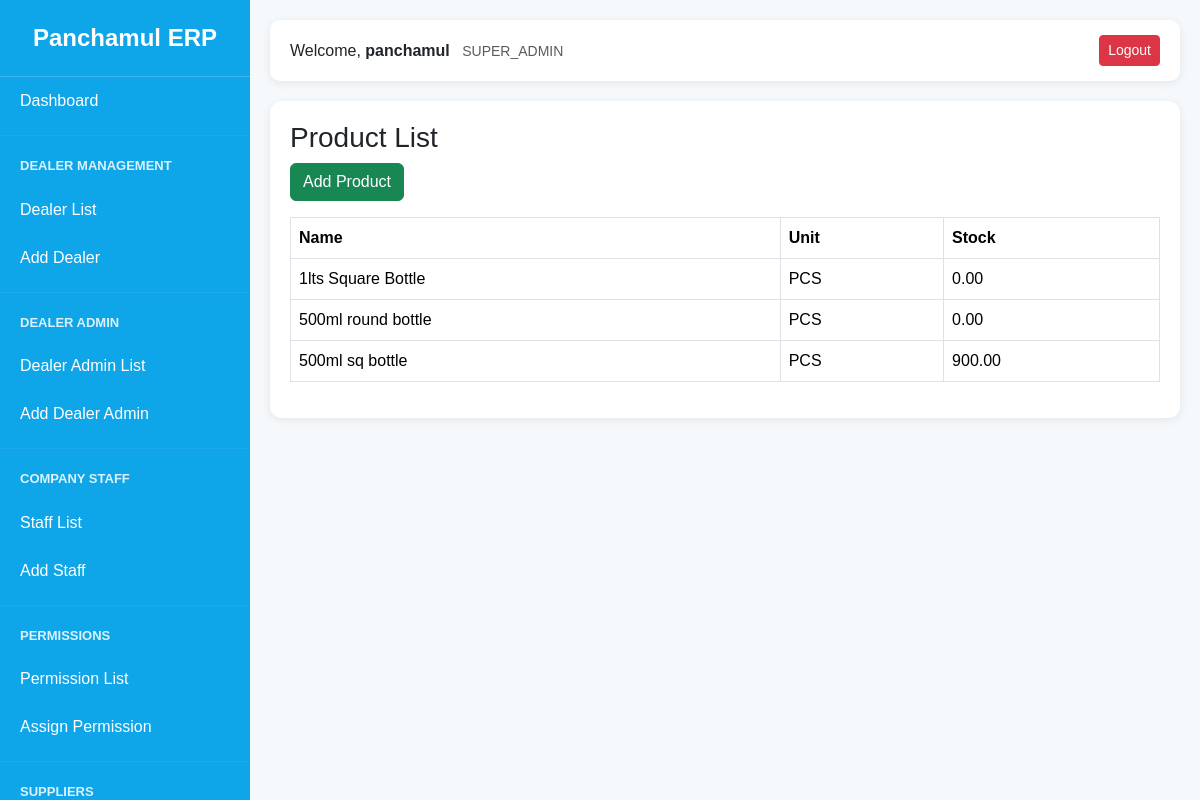
Before: /inventory/products/ (signed in) with the older database file.
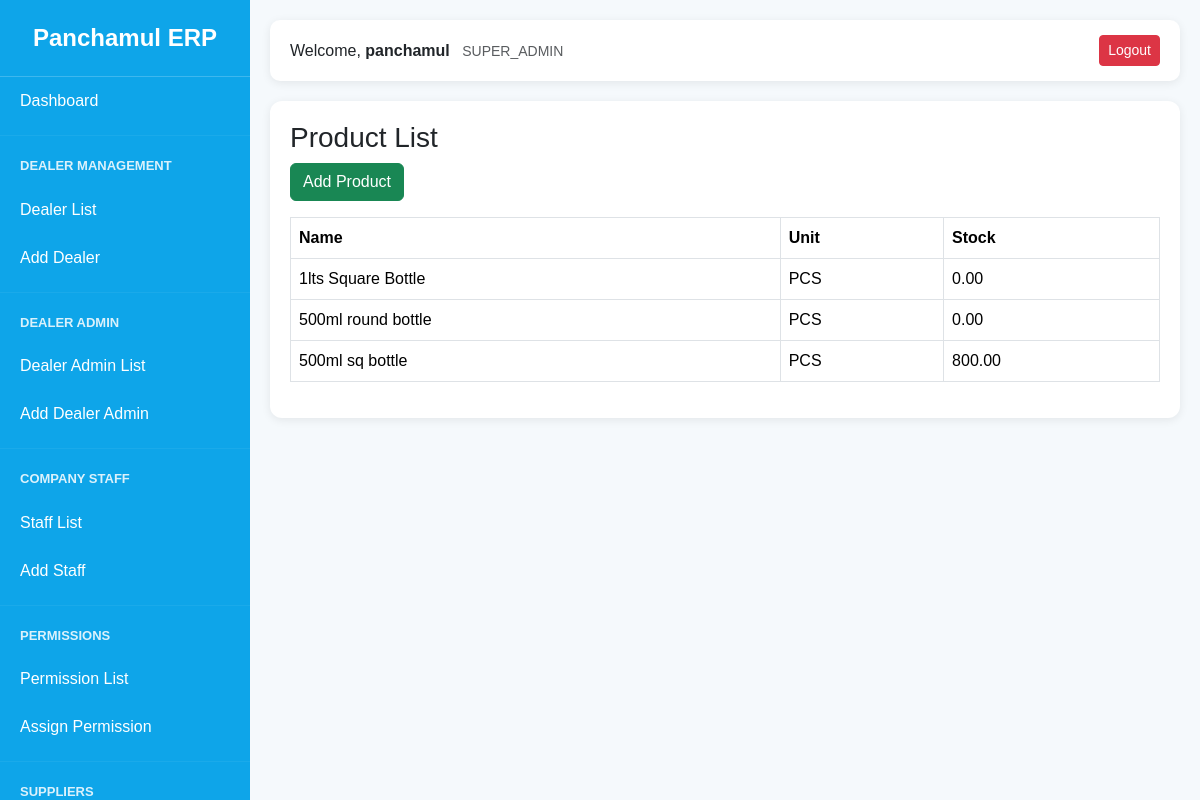
After: the same page with the newer database file.
### inventory/models.py (models this page shows, shortened)
class Product(models.Model):
    UNIT_CHOICES = (
        ('PCS', 'Pieces'),
        ('BOX', 'Box'),
        ('LTR', 'Liter'),
    )
    name = models.CharField(
        max_length=200
    )
    unit = models.CharField(
        max_length=20,
        choices=UNIT_CHOICES
    )
    current_stock = models.DecimalField(
        max_digits=12,
        decimal_places=2,
        default=0
    )
    minimum_stock = models.DecimalField(
        max_digits=12,
        decimal_places=2,
        default=0
    )
    is_active = models.BooleanField(
        default=True
    )
    created_at = models.DateTimeField(
        auto_now_add=True
    )

### inventory/views.py (the view)
@login_required
def product_list(request):
    products = Product.objects.all().order_by(
        '-id'
    )
    return render(
        request,
        'inventory/product_list.html',
        {
            'products': products
        }
    )

### accounts/context_processors.py (called while the page is built)
def user_permissions(request):
    permissions = {}
    if request.user.is_authenticated:
        perms = ModulePermission.objects.filter(
            user=request.user
        )
        for p in perms:
            permissions[p.module] = p
    return {
        'user_permissions': permissions
    }

### templates/inventory/product_list.html
{% extends 'dashboard/base.html' %}
{% block content %}
<div class="card-box">
    <h3>Product List</h3>
    <a href="{% url 'product_create' %}"
       class="btn btn-success mb-3">
        Add Product
    </a>
    <table class="table table-bordered">
        <thead>
            <tr>
                <th>Name</th>
                <th>Unit</th>
                <th>Stock</th>
            </tr>
        </thead>
        <tbody>
            {% for product in products %}
            <tr>
                <td>{{ product.name }}</td>
                <td>{{ product.unit }}</td>
                <td>{{ product.current_stock }}</td>
            </tr>
            {% endfor %}
        </tbody>
    </table>
</div>
{% endblock %}

Changed rows visible on the page:
changed Product "500ml sq bottle": current_stock "900.00" → "800.00"
